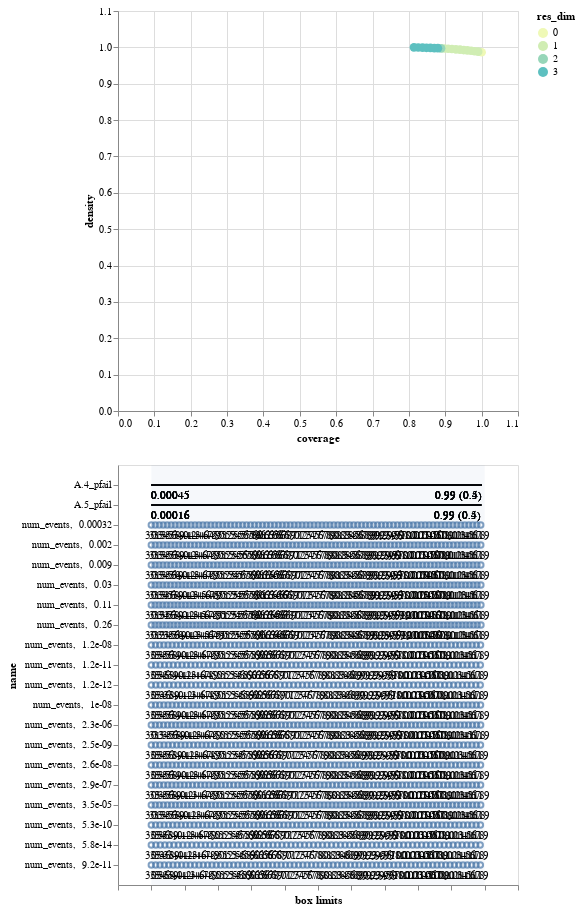

Notebook code for this chart:
### Code cell
box.inspect_tradeoff()

### Figure 1 — Vega-Lite specification as saved in the notebook (floating-point values rounded to 4 significant figures; data arrays with more than 128 entries replaced by an {"elided": "..."} marker saying what was removed)
{"config": {"view": {"continuousWidth": 300, "continuousHeight": 300}}, "vconcat": [{"data": {"name": "data-79959e15c30554fd2577906e15400324"}, "mark": {"type": "circle", "size": 75}, "encoding": {"color": {"field": "res_dim", "scale": {"range": ["#eff9b6", "#d0edb3", "#97d6b9", "#5dc0c0", "#31a5c2", "#1f80b8", "#2354a3", "#21318d"]}, "type": "ordinal"}, "opacity": {"condition": {"param": "param_1", "value": 1}, "value": 0.4}, "tooltip": [{"field": "id", "type": "quantitative"}, {"field": "coverage", "format": ".2", "type": "quantitative"}, {"field": "density", "format": ".2", "type": "quantitative"}, {"field": "res_dim", "type": "ordinal"}], "x": {"field": "coverage", "scale": {"domain": [0, 1.1]}, "type": "quantitative"}, "y": {"field": "density", "scale": {"domain": [0, 1.1]}, "type": "quantitative"}}, "height": 400, "name": "view_1", "width": 400}, {"layer": [{"data": {"name": "data-3f941bcbe127ae4c5617e0f48d483d86"}, "mark": {"type": "rule"}, "encoding": {"x": {"axis": {"grid": false, "labels": false, "title": "box limits"}, "field": "x_lower", "scale": {"domain": [0, 1], "padding": 0.1}, "type": "quantitative"}, "x2": {"field": "x_upper"}, "y": {"field": "name", "scale": {"padding": 1.0}, "type": "nominal"}}, "transform": [{"calculate": "(datum.x1-datum.minimum)/(datum.maximum-datum.minimum)", "as": "x_lower"}, {"calculate": "(datum.x2-datum.minimum)/(datum.maximum-datum.minimum)", "as": "x_upper"}, {"filter": {"param": "param_1"}}]}, {"data": {"name": "data-3f941bcbe127ae4c5617e0f48d483d86"}, "mark": {"type": "text", "align": "left", "baseline": "top", "dy": 5}, "encoding": {"text": {"field": "text", "type": "ordinal"}, "x": {"axis": {"grid": false, "labels": false, "title": "box limits"}, "field": "x_lower", "scale": {"domain": [0, 1], "padding": 0.1}, "type": "quantitative"}, "x2": {"field": "x_upper"}, "y": {"field": "name", "scale": {"padding": 1.0}, "type": "nominal"}}, "transform": [{"calculate": "(datum.x1-datum.minimum)/(datum.maximum-datum.minimum)", "as": "x_lower"}, {"calculate": "(datum.x2-datum.minimum)/(datum.maximum-datum.minimum)", "as": "x_upper"}, {"filter": {"param": "param_1"}}, {"calculate": "datum.qp_lower>0?format(datum.x1, \".2\")+\" (\"+format(datum.qp_lower, \".1~g\")+\")\" :format(datum.x1, \".2\")", "as": "text"}]}, {"data": {"name": "data-3f941bcbe127ae4c5617e0f48d483d86"}, "mark": {"type": "text", "align": "right", "baseline": "top", "dy": 5}, "encoding": {"text": {"field": "text", "type": "ordinal"}, "x": {"field": "x_upper", "type": "quantitative"}, "x2": {"field": "x_upper"}, "y": {"field": "name", "scale": {"padding": 1.0}, "type": "nominal"}}, "transform": [{"calculate": "(datum.x1-datum.minimum)/(datum.maximum-datum.minimum)", "as": "x_lower"}, {"calculate": "(datum.x2-datum.minimum)/(datum.maximum-datum.minimum)", "as": "x_upper"}, {"filter": {"param": "param_1"}}, {"calculate": "datum.qp_upper>0?format(datum.x2, \".2\")+\" (\"+format(datum.qp_upper, \".1\")+\")\" :format(datum.x2, \".2\")", "as": "text"}]}, {"data": {"name": "data-97aefd6d737ded565dc732e63f74ecc6"}, "mark": {"type": "rect", "opacity": 0.05}, "encoding": {"x": {"field": "start", "type": "quantitative"}, "x2": {"field": "end"}}}, {"data": {"name": "data-47fb9ddec925ede62aecf36f83a272c7"}, "mark": {"type": "point"}, "encoding": {"x": {"field": "x", "type": "quantitative"}, "y": {"field": "name", "type": "nominal"}}, "transform": [{"filter": {"param": "param_1"}}]}, {"data": {"name": "data-47fb9ddec925ede62aecf36f83a272c7"}, "mark": {"type": "text", "align": "center", "baseline": "top", "dy": 5}, "encoding": {"text": {"field": "item", "type": "nominal"}, "x": {"field": "x", "type": "quantitative"}, "y": {"field": "name", "type": "nominal"}}, "transform": [{"filter": {"param": "param_1"}}]}], "width": 400}], "params": [{"name": "param_1", "select": {"type": "point", "fields": ["id"]}, "views": ["view_1"]}], "$schema": "https://vega.github.io/schema/vega-lite/v5.17.0.json", "datasets": {"data-79959e15c30554fd2577906e15400324": [{"coverage": 1.0, "density": 0.9867, "id": 0, "k": 2960, "mass": 1.0, "mean": 0.9867, "n": 3000, "res_dim": 0}, {"coverage": 0.9905, "density": 0.9882, "id": 1, "k": 2932, "mass": 0.989, "mean": 0.9882, "n": 2967, "res_dim": 1}, {"coverage": 0.9807, "density": 0.9894, "id": 2, "k": 2903, "mass": 0.978, "mean": 0.9894, "n": 2934, "res_dim": 1}, {"coverage": 0.9709, "density": 0.9907, "id": 3, "k": 2874, "mass": 0.967, "mean": 0.9907, "n": 2901, "res_dim": 1}, {"coverage": 0.9608, "density": 0.9916, "id": 4, "k": 2844, "mass": 0.956, "mean": 0.9916, "n": 2868, "res_dim": 1}, {"coverage": 0.9507, "density": 0.9926, "id": 5, "k": 2814, "mass": 0.945, "mean": 0.9926, "n": 2835, "res_dim": 1}, {"coverage": 0.9405, "density": 0.9936, "id": 6, "k": 2784, "mass": 0.934, "mean": 0.9936, "n": 2802, "res_dim": 1}, {"coverage": 0.9294, "density": 0.9946, "id": 7, "k": 2751, "mass": 0.922, "mean": 0.9946, "n": 2766, "res_dim": 1}, {"coverage": 0.9182, "density": 0.9956, "id": 8, "k": 2718, "mass": 0.91, "mean": 0.9956, "n": 2730, "res_dim": 1}, {"coverage": 0.9078, "density": 0.9963, "id": 9, "k": 2687, "mass": 0.899, "mean": 0.9963, "n": 2697, "res_dim": 1}, {"coverage": 0.8973, "density": 0.997, "id": 10, "k": 2656, "mass": 0.888, "mean": 0.997, "n": 2664, "res_dim": 1}, {"coverage": 0.8885, "density": 0.9973, "id": 11, "k": 2630, "mass": 0.879, "mean": 0.9973, "n": 2637, "res_dim": 2}, {"coverage": 0.8797, "density": 0.9977, "id": 12, "k": 2604, "mass": 0.87, "mean": 0.9977, "n": 2610, "res_dim": 3}, {"coverage": 0.8699, "density": 0.9981, "id": 13, "k": 2575, "mass": 0.86, "mean": 0.9981, "n": 2580, "res_dim": 3}, {"coverage": 0.8591, "density": 0.9984, "id": 14, "k": 2543, "mass": 0.849, "mean": 0.9984, "n": 2547, "res_dim": 3}, {"coverage": 0.8483, "density": 0.9988, "id": 15, "k": 2511, "mass": 0.838, "mean": 0.9988, "n": 2514, "res_dim": 3}, {"coverage": 0.8375, "density": 0.9992, "id": 16, "k": 2479, "mass": 0.827, "mean": 0.9992, "n": 2481, "res_dim": 3}, {"coverage": 0.8257, "density": 0.9996, "id": 17, "k": 2444, "mass": 0.815, "mean": 0.9996, "n": 2445, "res_dim": 3}, {"coverage": 0.8139, "density": 1.0, "id": 18, "k": 2409, "mass": 0.803, "mean": 1.0, "n": 2409, "res_dim": 3}], "data-3f941bcbe127ae4c5617e0f48d483d86": [{"x1": 0.0004509, "x2": 0.9911, "name": "A.4_pfail", "id": 11, "minimum": 0.0004509, "maximum": 0.9993, "qp_lower": -1.0, "qp_upper": 0.4641}, {"x1": 0.0004509, "x2": 0.9911, "name": "A.4_pfail", "id": 12, "minimum": 0.0004509, "maximum": 0.9993, "qp_lower": -1.0, "qp_upper": 0.4603}, {"x1": 0.0001649, "x2": 0.9901, "name": "A.5_pfail", "id": 12, "minimum": 0.0001649, "maximum": 0.9997, "qp_lower": -1.0, "qp_upper": 0.4603}, {"x1": 0.0004509, "x2": 0.9911, "name": "A.4_pfail", "id": 13, "minimum": 0.0004509, "maximum": 0.9993, "qp_lower": -1.0, "qp_upper": 0.4555}, {"x1": 0.0001649, "x2": 0.9901, "name": "A.5_pfail", "id": 13, "minimum": 0.0001649, "maximum": 0.9997, "qp_lower": -1.0, "qp_upper": 0.4544}, {"x1": 0.0004509, "x2": 0.9911, "name": "A.4_pfail", "id": 14, "minimum": 0.0004509, "maximum": 0.9993, "qp_lower": -1.0, "qp_upper": 0.4496}, {"x1": 0.0001649, "x2": 0.9901, "name": "A.5_pfail", "id": 14, "minimum": 0.0001649, "maximum": 0.9997, "qp_lower": -1.0, "qp_upper": 0.4486}, {"x1": 0.0004509, "x2": 0.9911, "name": "A.4_pfail", "id": 15, "minimum": 0.0004509, "maximum": 0.9993, "qp_lower": -1.0, "qp_upper": 0.4417}, {"x1": 0.0001649, "x2": 0.9901, "name": "A.5_pfail", "id": 15, "minimum": 0.0001649, "maximum": 0.9997, "qp_lower": -1.0, "qp_upper": 0.4407}, {"x1": 0.0004509, "x2": 0.9911, "name": "A.4_pfail", "id": 16, "minimum": 0.0004509, "maximum": 0.9993, "qp_lower": -1.0, "qp_upper": 0.4303}, {"x1": 0.0001649, "x2": 0.9901, "name": "A.5_pfail", "id": 16, "minimum": 0.0001649, "maximum": 0.9997, "qp_lower": -1.0, "qp_upper": 0.4295}, {"x1": 0.0004509, "x2": 0.9911, "name": "A.4_pfail", "id": 17, "minimum": 0.0004509, "maximum": 0.9993, "qp_lower": -1.0, "qp_upper": 0.4118}, {"x1": 0.0001649, "x2": 0.9901, "name": "A.5_pfail", "id": 17, "minimum": 0.0001649, "maximum": 0.9997, "qp_lower": -1.0, "qp_upper": 0.4112}, {"x1": 0.0004509, "x2": 0.9911, "name": "A.4_pfail", "id": 18, "minimum": 0.0004509, "maximum": 0.9993, "qp_lower": -1.0, "qp_upper": 0.3719}, {"x1": 0.0001649, "x2": 0.9901, "name": "A.5_pfail", "id": 18, "minimum": 0.0001649, "maximum": 0.9997, "qp_lower": -1.0, "qp_upper": 0.3715}], "data-97aefd6d737ded565dc732e63f74ecc6": [{"start": 0, "end": 1}], "data-47fb9ddec925ede62aecf36f83a272c7": {"elided": "1464 records"}}}
